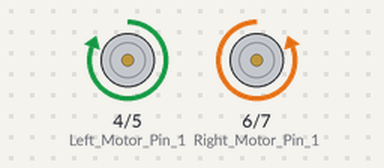
The sketch below on a simulated Arduino Uno, built with avr-gcc and run on an emulated ATmega328P. Parts: motor-driver pin pairs drawn as motors (green arrow = first pin HIGH = forward, orange = second pin HIGH = backward, longer = more drive).

Above: at 0.2 s.
At 4.5 s:
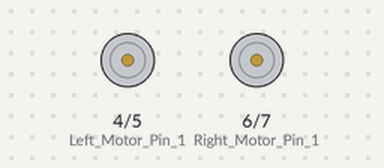
At 12.5 s:
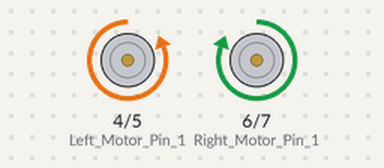
Timing chart, 0 to 21.5 s (numbered marks = the images above):
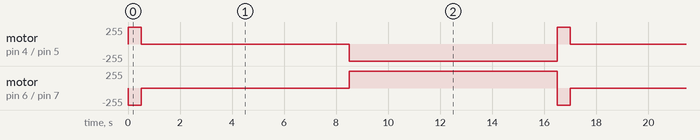

Measured:
- by itself, motor on pin 4 (Left_Motor_Pin_1) / pin 5 (Left_Motor_Pin_2): repeats every 16.5 s: stopped 8.0 s, backward 255/255 8.0 s, forward 255/255 0.50 s
- by itself, motor on pin 6 (Right_Motor_Pin_1) / pin 7 (Right_Motor_Pin_2): repeats every 16.5 s: stopped 8.0 s, forward 255/255 8.0 s, backward 255/255 0.50 s

The sketch:

motorTest.ino
```cpp
void setup() {
  // put your setup code here, to run once:
 pinMode(4,OUTPUT); //Left Motor Pin 1
 pinMode(5,OUTPUT); //Left Motor Pin 2
 pinMode(6,OUTPUT); //Right Motor Pin 1
 pinMode(7,OUTPUT);  //Right Motor Pin 2
 Serial.begin(9600);
}

void loop() {
  // put your main code here, to run repeatedly:
    digitalWrite(4,HIGH);
    digitalWrite(5,LOW);
     digitalWrite(6,LOW);//left
    digitalWrite(7,HIGH);
    delay(500);
    digitalWrite(4,LOW);
    digitalWrite(5,LOW);
     digitalWrite(6,LOW);//left
    digitalWrite(7,LOW);
    delay(8000);
   digitalWrite(4,LOW);
   digitalWrite(5,HIGH);
      digitalWrite(6,HIGH);//left
    digitalWrite(7,LOW);
    delay(8000);

}
```
